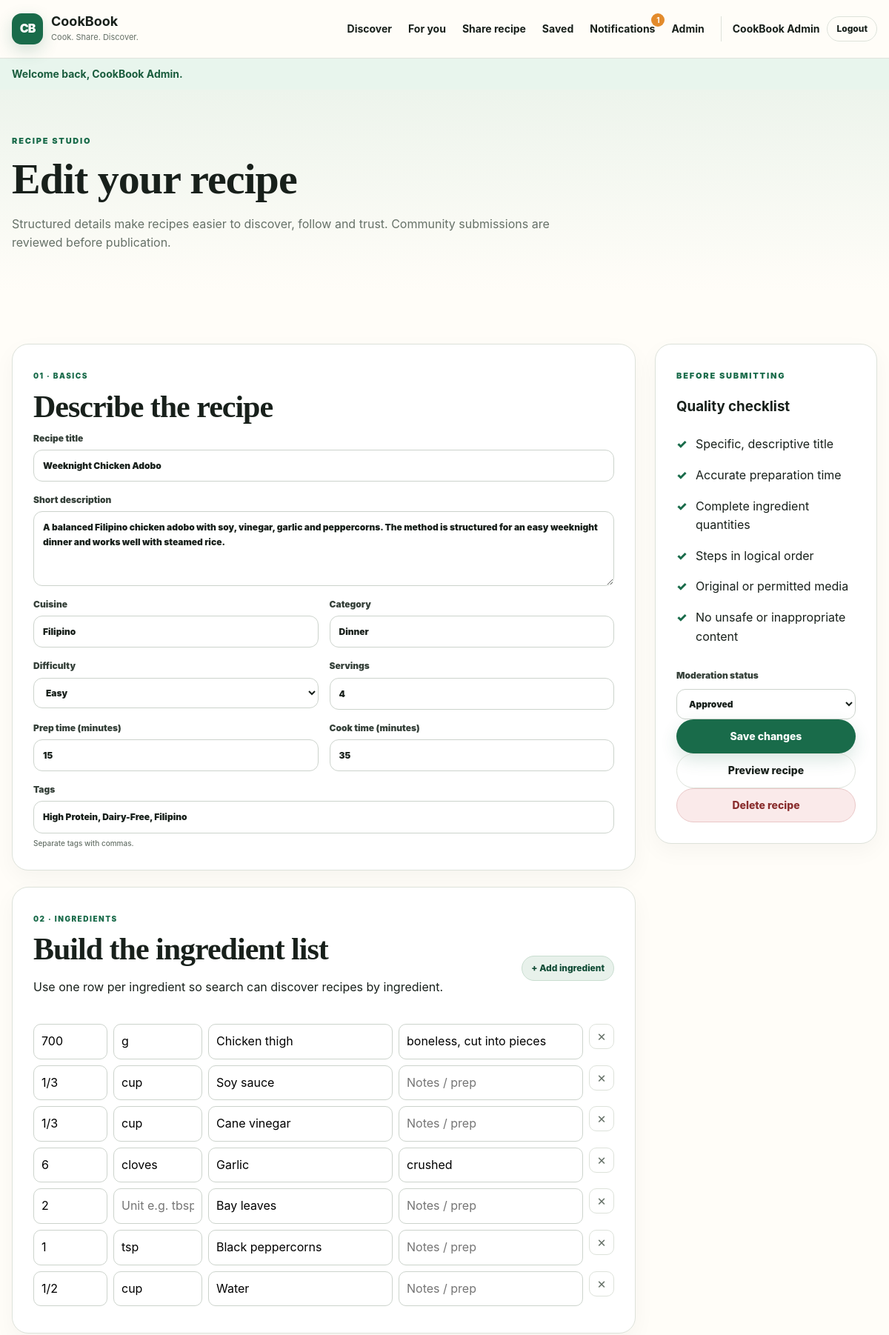
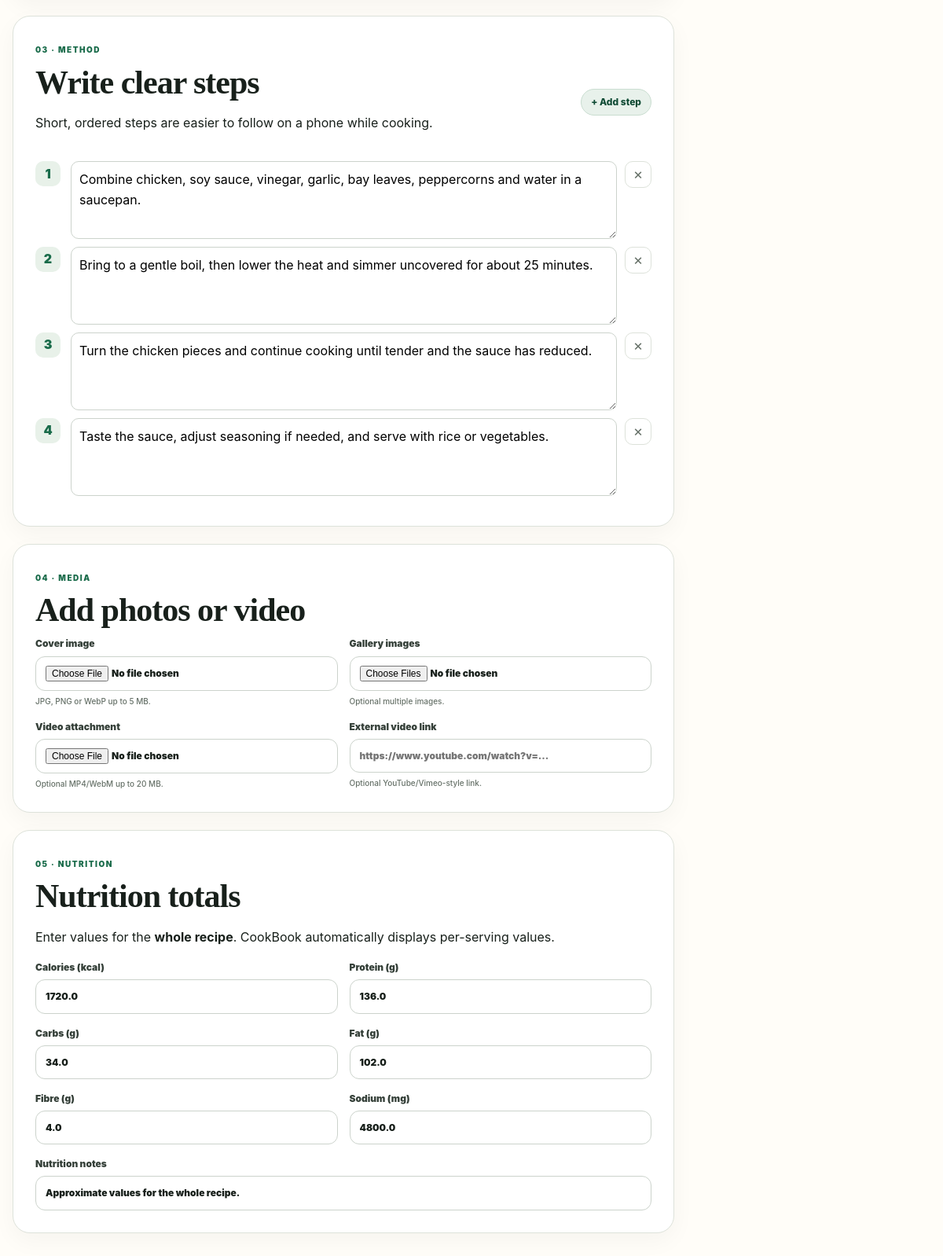
The page /recipe_form.php?id=1 (signed in, upper part) on the database its author committed (2 pictures, top to bottom).
### tables this page shows
CREATE TABLE recipes (
    id INT UNSIGNED AUTO_INCREMENT PRIMARY KEY,
    author_id INT UNSIGNED NOT NULL,
    title VARCHAR(150) NOT NULL,
    slug VARCHAR(190) NOT NULL UNIQUE,
    description TEXT NOT NULL,
    cuisine VARCHAR(80) NOT NULL,
    category VARCHAR(80) NOT NULL,
    difficulty ENUM('Easy','Medium','Hard') NOT NULL DEFAULT 'Easy',
    prep_minutes SMALLINT UNSIGNED NOT NULL DEFAULT 0,
    cook_minutes SMALLINT UNSIGNED NOT NULL DEFAULT 0,
    servings SMALLINT UNSIGNED NOT NULL DEFAULT 1,
    cover_image VARCHAR(255) NULL,
    video_url VARCHAR(500) NULL,
    status ENUM('pending','approved','rejected') NOT NULL DEFAULT 'pending',
    is_sponsored TINYINT(1) NOT NULL DEFAULT 0,
    is_premium TINYINT(1) NOT NULL DEFAULT 0,
    views INT UNSIGNED NOT NULL DEFAULT 0,
    published_at DATETIME NULL,
    created_at TIMESTAMP NOT NULL DEFAULT CURRENT_TIMESTAMP,
    updated_at TIMESTAMP NOT NULL DEFAULT CURRENT_TIMESTAMP ON UPDATE CURRENT_TIMESTAMP,
    CONSTRAINT fk_recipes_author FOREIGN KEY (author_id) REFERENCES users(id) ON DELETE CASCADE,
    INDEX idx_recipes_status_publish (status, published_at),
    INDEX idx_recipes_discovery (cuisine, category, difficulty),
    FULLTEXT INDEX ft_recipe_text (title, description)
);

CREATE TABLE ingredients (
    id INT UNSIGNED AUTO_INCREMENT PRIMARY KEY,
    recipe_id INT UNSIGNED NOT NULL,
    name VARCHAR(120) NOT NULL,
    quantity VARCHAR(30) NULL,
    unit VARCHAR(40) NULL,
    notes VARCHAR(180) NULL,
    image_path VARCHAR(255) NULL,
    sort_order SMALLINT UNSIGNED NOT NULL DEFAULT 0,
    CONSTRAINT fk_ingredients_recipe FOREIGN KEY (recipe_id) REFERENCES recipes(id) ON DELETE CASCADE,
    INDEX idx_ingredient_name (name),
    INDEX idx_ingredient_recipe (recipe_id, sort_order)
);

CREATE TABLE nutrition (
    recipe_id INT UNSIGNED PRIMARY KEY,
    calories_total DECIMAL(10,1) NOT NULL DEFAULT 0,
    protein_g_total DECIMAL(10,1) NOT NULL DEFAULT 0,
    carbs_g_total DECIMAL(10,1) NOT NULL DEFAULT 0,
    fat_g_total DECIMAL(10,1) NOT NULL DEFAULT 0,
    fibre_g_total DECIMAL(10,1) NOT NULL DEFAULT 0,
    sodium_mg_total DECIMAL(10,1) NOT NULL DEFAULT 0,
    notes VARCHAR(255) NULL,
    CONSTRAINT fk_nutrition_recipe FOREIGN KEY (recipe_id) REFERENCES recipes(id) ON DELETE CASCADE
);

### config/db.php (called while the page is built, shortened)
<?php
function db(): PDO
{
    static $pdo = null;
    if ($pdo instanceof PDO) {
        return $pdo;
    }
    $dsn = sprintf('mysql:host=%s;port=%d;dbname=%s;charset=utf8mb4', DB_HOST, DB_PORT, DB_NAME);
    $pdo = new PDO($dsn, DB_USER, DB_PASS, [
        PDO::ATTR_ERRMODE => PDO::ERRMODE_EXCEPTION,
        PDO::ATTR_DEFAULT_FETCH_MODE => PDO::FETCH_ASSOC,
        PDO::ATTR_EMULATE_PREPARES => false,
    ]);
    return $pdo;
}

### includes/functions.php (called while the page is built, shortened)
<?php
require_once __DIR__ . '/../config/db.php';
function url(string $path = ''): string
{
    return APP_BASE . ($path !== '' ? '/' . ltrim($path, '/') : '');
}
function e(?string $value): string
{
    return htmlspecialchars((string)$value, ENT_QUOTES, 'UTF-8');
}
function current_user(): ?array
{
    return $_SESSION['user'] ?? null;
}
function is_admin(): bool
{
    return (current_user()['role'] ?? '') === 'admin';
}

### recipe_form.php (the view, shortened to what this page needs)
<?php
require_once __DIR__.'/includes/functions.php';
$id=(int)($_GET['id']??$_POST['id']??0);$editing=$id>0;$recipe=null;$ingredients=[];$steps=[];$nutrition=null;$existingTags=[];$media=[];$errors=[];
if($editing){
 $stmt=db()->prepare('SELECT * FROM recipes WHERE id=?');$stmt->execute([$id]);$recipe=$stmt->fetch();
 $stmt=db()->prepare('SELECT * FROM ingredients WHERE recipe_id=? ORDER BY sort_order,id');$stmt->execute([$id]);$ingredients=$stmt->fetchAll();
 $stmt=db()->prepare('SELECT * FROM recipe_steps WHERE recipe_id=? ORDER BY step_number');$stmt->execute([$id]);$steps=$stmt->fetchAll();
 $stmt=db()->prepare('SELECT * FROM nutrition WHERE recipe_id=?');$stmt->execute([$id]);$nutrition=$stmt->fetch()?:null;
 $stmt=db()->prepare('SELECT t.name FROM tags t JOIN recipe_tags rt ON rt.tag_id=t.id WHERE rt.recipe_id=?');$stmt->execute([$id]);$existingTags=$stmt->fetchAll(PDO::FETCH_COLUMN);
}
$form=function(string $key,string $default='')use($recipe){return $_POST[$key]??($recipe[$key]??$default);};
$ingredientRows=$_SERVER['REQUEST_METHOD']==='POST'?array_map(null,$_POST['ingredient_name']??[],$_POST['ingredient_qty']??[],$_POST['ingredient_unit']??[],$_POST['ingredient_notes']??[]):array_map(fn($x)=>[$x['name'],$x['quantity'],$x['unit'],$x['notes']],$ingredients);
$stepRows=$_SERVER['REQUEST_METHOD']==='POST'?($_POST['step_instruction']??[]):array_column($steps,'instruction');if(!$stepRows)$stepRows=['',''];
$tagValue=$_POST['tags']??implode(', ',$existingTags);
$pageTitle=$editing?'Edit recipe':'Share a recipe';require __DIR__.'/includes/header.php';
?>
<section class="editor-head"><div class="container"><span class="eyebrow">Recipe studio</span><h1><?=$editing?'Edit your recipe':'Share something worth cooking'?></h1><p>Structured details make recipes easier to discover, follow and trust. Community submissions are reviewed before publication.</p></div></section>
<section class="section container"><form method="post" enctype="multipart/form-data" class="editor-layout" data-recipe-editor><div class="editor-main">
<section class="panel"><span class="step-label">01 · Basics</span><h2>Describe the recipe</h2><div class="form-grid"><label class="span-2">Recipe title<input name="title" maxlength="150" required value="<?=e((string)$form('title'))?>" placeholder="e.g. Weeknight Chicken Adobo"></label><label class="span-2">Short description<textarea name="description" maxlength="2000" rows="4" required placeholder="What makes this recipe useful or special?"><?=e((string)$form('description'))?></textarea></label><label>Cuisine<input name="cuisine" maxlength="80" required value="<?=e((string)$form('cuisine'))?>" placeholder="Filipino"></label><label>Category<input name="category" maxlength="80" required value="<?=e((string)$form('category'))?>" placeholder="Dinner"></label><label>Difficulty<select name="difficulty"><?php foreach(['Easy','Medium','Hard'] as $d):?><option <?=($form('difficulty','Easy')===$d?'selected':'')?>><?=$d?></option><?php endforeach;?></select></label><label>Servings<input type="number" name="servings" min="1" max="100" required value="<?=e((string)$form('servings','4'))?>"></label><label>Prep time (minutes)<input type="number" name="prep_minutes" min="0" max="1440" required value="<?=e((string)$form('prep_minutes','15'))?>"></label><label>Cook time (minutes)<input type="number" name="cook_minutes" min="0" max="1440" required value="<?=e((string)$form('cook_minutes','30'))?>"></label><label class="span-2">Tags <input name="tags" maxlength="300" value="<?=e($tagValue)?>" placeholder="Vegetarian, High Protein, Gluten-Free"><small>Separate tags with commas.</small></label></div></section>
<section class="panel"><span class="step-label">02 · Ingredients</span><div class="section-heading compact"><div><h2>Build the ingredient list</h2><p>Use one row per ingredient so search can discover recipes by ingredient.</p></div><button type="button" class="button button-secondary button-small" data-add-ingredient>+ Add ingredient</button></div><div data-ingredients><?php foreach($ingredientRows as $row):?><div class="repeat-row"><input name="ingredient_qty[]" value="<?=e((string)($row[1]??''))?>" placeholder="Qty e.g. 2"><input name="ingredient_unit[]" value="<?=e((string)($row[2]??''))?>" placeholder="Unit e.g. tbsp"><input name="ingredient_name[]" value="<?=e((string)($row[0]??''))?>" required placeholder="Ingredient"><input name="ingredient_notes[]" value="<?=e((string)($row[3]??''))?>" placeholder="Notes / prep"><button type="button" class="icon-button" data-remove-row aria-label="Remove ingredient">×</button></div><?php endforeach;?></div></section>
<section class="panel"><span class="step-label">03 · Method</span><div class="section-heading compact"><div><h2>Write clear steps</h2><p>Short, ordered steps are easier to follow on a phone while cooking.</p></div><button type="button" class="button button-secondary button-small" data-add-step>+ Add step</button></div><div data-steps><?php foreach($stepRows as $idx=>$text):?><div class="step-editor"><span><?=($idx+1)?></span><textarea name="step_instruction[]" rows="3" required placeholder="Describe this cooking step clearly."><?=e((string)$text)?></textarea><button type="button" class="icon-button" data-remove-row aria-label="Remove step">×</button></div><?php endforeach;?></div></section>
<section class="panel"><span class="step-label">04 · Media</span><h2>Add photos or video</h2><div class="form-grid"><label>Cover image<input type="file" name="cover_image" accept="image/jpeg,image/png,image/webp"><small>JPG, PNG or WebP up to 5 MB.</small></label><label>Gallery images<input type="file" name="gallery_images[]" accept="image/jpeg,image/png,image/webp" multiple><small>Optional multiple images.</small></label><label>Video attachment<input type="file" name="video_file" accept="video/mp4,video/webm"><small>Optional MP4/WebM up to 20 MB.</small></label><label>External video link<input type="url" name="video_url" value="<?=e((string)$form('video_url'))?>" placeholder="https://www.youtube.com/watch?v=..."><small>Optional YouTube/Vimeo-style link.</small></label></div></section>
<section class="panel"><span class="step-label">05 · Nutrition</span><h2>Nutrition totals</h2><p>Enter values for the <strong>whole recipe</strong>. CookBook automatically displays per-serving values.</p><div class="form-grid nutrition-inputs"><?php $n=$nutrition??[];foreach(['calories_total'=>'Calories (kcal)','protein_g_total'=>'Protein (g)','carbs_g_total'=>'Carbs (g)','fat_g_total'=>'Fat (g)','fibre_g_total'=>'Fibre (g)','sodium_mg_total'=>'Sodium (mg)'] as $key=>$label):?><label><?=$label?><input type="number" step="0.1" min="0" name="<?=$key?>" value="<?=e((string)($_POST[$key]??($n[$key]??'')))?>"></label><?php endforeach;?><label class="span-2">Nutrition notes<input name="nutrition_notes" maxlength="255" value="<?=e((string)($_POST['nutrition_notes']??($n['notes']??'')))?>" placeholder="Optional source or note"></label></div></section>
</div><aside class="editor-side"><div class="panel sticky-panel"><span class="eyebrow">Before submitting</span><h3>Quality checklist</h3><ul class="check-list"><li>Specific, descriptive title</li><li>Accurate preparation time</li><li>Complete ingredient quantities</li><li>Steps in logical order</li><li>Original or permitted media</li><li>No unsafe or inappropriate content</li></ul><?php if(is_admin()):?><label>Moderation status<select name="status"><option value="pending" <?=($form('status')==='pending'?'selected':'')?>>Pending</option><option value="approved" <?=($form('status')==='approved'?'selected':'')?>>Approved</option><option value="rejected" <?=($form('status')==='rejected'?'selected':'')?>>Rejected</option></select></label><?php endif;?><button class="button button-primary button-wide" type="submit"><?=$editing?'Save changes':'Submit recipe'?></button><?php if($editing):?><a class="button button-ghost button-wide" href="<?=e(url('recipe.php?id='.$id))?>">Preview recipe</a><button class="button button-danger button-wide" type="submit" name="delete_recipe" value="1" formnovalidate onclick="return confirm('Delete this recipe permanently?')">Delete recipe</button><?php endif;?></div></aside></form></section>
<?php require __DIR__.'/includes/footer.php';?>

### assets/css/style.css (style rules this page uses)
:root { --ink:#18201b;--muted:#667168;--paper:#fffdf8;--surface:#ffffff;--soft:#f4f5ec;--line:#dde2da; --brand:#196b4a;--brand-dark:#104b35;--accent:#e38b2c;--danger:#a53c3c;--success:#27734f; --shadow:0 18px 50px rgba(24,32,27,.09);--radius:22px;--radius-sm:13px;--max:1180px; }
* { box-sizing:border-box }
html { scroll-behavior:smooth }
body { margin:0;font-family:Inter,ui-sans-serif,system-ui,-apple-system,"Segoe UI",sans-serif;background:var(--paper);color:var(--ink);line-height:1.6 }
a { color:inherit;text-decoration:none }
button,input,select,textarea { font:inherit }
button { cursor:pointer }
.container { width:min(calc(100% - 32px),var(--max));margin-inline:auto }
.button { display:inline-flex;align-items:center;justify-content:center;gap:7px;border:1px solid transparent;border-radius:999px;padding:11px 18px;font-weight:800;font-size:14px;transition:.18s ease;min-height:44px }
.button-primary { background:var(--brand);color:#fff;box-shadow:0 9px 22px rgba(25,107,74,.16) }
.button-secondary { background:#e8f1eb;color:var(--brand-dark);border-color:#c9ddd0 }
.button-ghost { background:transparent;border-color:var(--line) }
.button-small { min-height:34px;padding:6px 12px;font-size:12px }
.button-wide { width:100% }
.button-danger { background:#faeaea;color:#8a2e2e;border-color:#eac7c7 }
.icon-button { border:1px solid var(--line);background:#fff;width:34px;height:34px;border-radius:10px;display:grid;place-items:center;font-size:19px;color:var(--muted) }
.eyebrow { text-transform:uppercase;letter-spacing:1.8px;font-size:11px;font-weight:900;color:var(--brand) }
.section { padding:72px 0 }
.section-heading { display:flex;align-items:end;justify-content:space-between;gap:25px;margin-bottom:30px }
.section-heading.compact { align-items:center;margin-bottom:20px }
.section-heading h1,.section-heading h2 { margin:5px 0 0 }
.section h1,.section h2,.browse-head h1,.editor-head h1,.admin-head h1 { font-family:Georgia,"Times New Roman",serif;line-height:1.1;letter-spacing:-1px }
.section h1,.browse-head h1,.editor-head h1,.admin-head h1 { font-size:clamp(38px,5vw,58px);margin:8px 0 14px }
.section h2 { font-size:clamp(30px,4vw,42px);margin:7px 0 10px }
.section h3 { line-height:1.25 }
.mini-card,.panel { background:#fff;border:1px solid var(--line);border-radius:var(--radius);padding:28px;box-shadow:0 10px 30px rgba(24,32,27,.04) }
.check-list { list-style:none;padding:0;margin:18px 0 }
.check-list li { padding:8px 0 8px 26px;position:relative }
.check-list li:before { content:'✓';position:absolute;left:0;color:var(--brand);font-weight:900 }
.form-stack label,.form-grid label,.filter-panel label,.inline-form label,.editor-side label { font-size:12px;font-weight:900;color:#354039 }
.form-stack input,.form-stack textarea,.form-stack select,.form-grid input,.form-grid textarea,.form-grid select,.filter-panel input,.filter-panel select,.inline-form input,.inline-form select,.editor-side select,.community-form-grid textarea { display:block;width:100%;margin-top:6px;border:1px solid #ccd3cc;border-radius:12px;background:#fff;padding:11px 12px;outline:none;color:var(--ink) }
label small { display:block;color:var(--muted);font-weight:500;margin-top:5px }
.browse-head,.editor-head { padding:55px 0 35px;background:linear-gradient(180deg,#edf4ec,#fffdf8) }
.browse-head p,.editor-head p { color:var(--muted);max-width:740px }
.sticky-panel { position:sticky;top:100px }
.editor-layout { display:grid;grid-template-columns:minmax(0,1fr) 300px;gap:26px;align-items:start }
.editor-main { display:grid;gap:22px }
.step-label { font-size:10px;text-transform:uppercase;letter-spacing:1.5px;color:var(--brand);font-weight:900 }
.form-grid { display:grid;grid-template-columns:repeat(2,1fr);gap:15px }
.span-2 { grid-column:span 2 }
.repeat-row { display:grid;grid-template-columns:100px 120px 1fr 1fr 34px;gap:8px;margin-bottom:8px }
.repeat-row input,.step-editor textarea { border:1px solid #ccd3cc;border-radius:10px;padding:10px;width:100% }
.step-editor { display:grid;grid-template-columns:35px 1fr 34px;gap:10px;align-items:start;margin-bottom:10px }
.step-editor>span { width:32px;height:32px;border-radius:10px;background:#e8f1e9;display:grid;place-items:center;font-weight:900;color:var(--brand) }

### rows shown on the page
recipes: title "Weeknight Chicken Adobo", description "A balanced Filipino chicken adobo with soy, vinegar, garlic and peppercorns. The method is structured for an easy weeknight dinner and works well with steamed rice.", cuisine "Filipino", category "Dinner", difficulty "Easy", servings "4", prep_minutes "15", cook_minutes "35", status "Approved"
ingredients: quantity "700", unit "g", name "Chicken thigh", notes "boneless, cut into pieces"
ingredients: quantity "1/3", unit "cup", name "Soy sauce"
ingredients: quantity "1/3", unit "cup", name "Cane vinegar"
ingredients: quantity "6", unit "cloves", name "Garlic", notes "crushed"
ingredients: quantity "2", name "Bay leaves"
ingredients: recipe "1", unit "tsp", name "Black peppercorns"
ingredients: quantity "1/2", unit "cup", name "Water"
nutrition: calories_total "1720.0", protein_g_total "136.0", carbs_g_total "34.0", fat_g_total "102.0", fibre_g_total "4.0", sodium_mg_total "4800.0", nutrition_notes "Approximate values for the whole recipe."

### other values the page prints
$count "1"
$user['display_name'] "CookBook Admin"
$flash['message'] "Welcome back, CookBook Admin."
$label "Calories (kcal)"
$label "Protein (g)"
$label "Carbs (g)"
$label "Fat (g)"
$label "Fibre (g)"
$label "Sodium (mg)"
